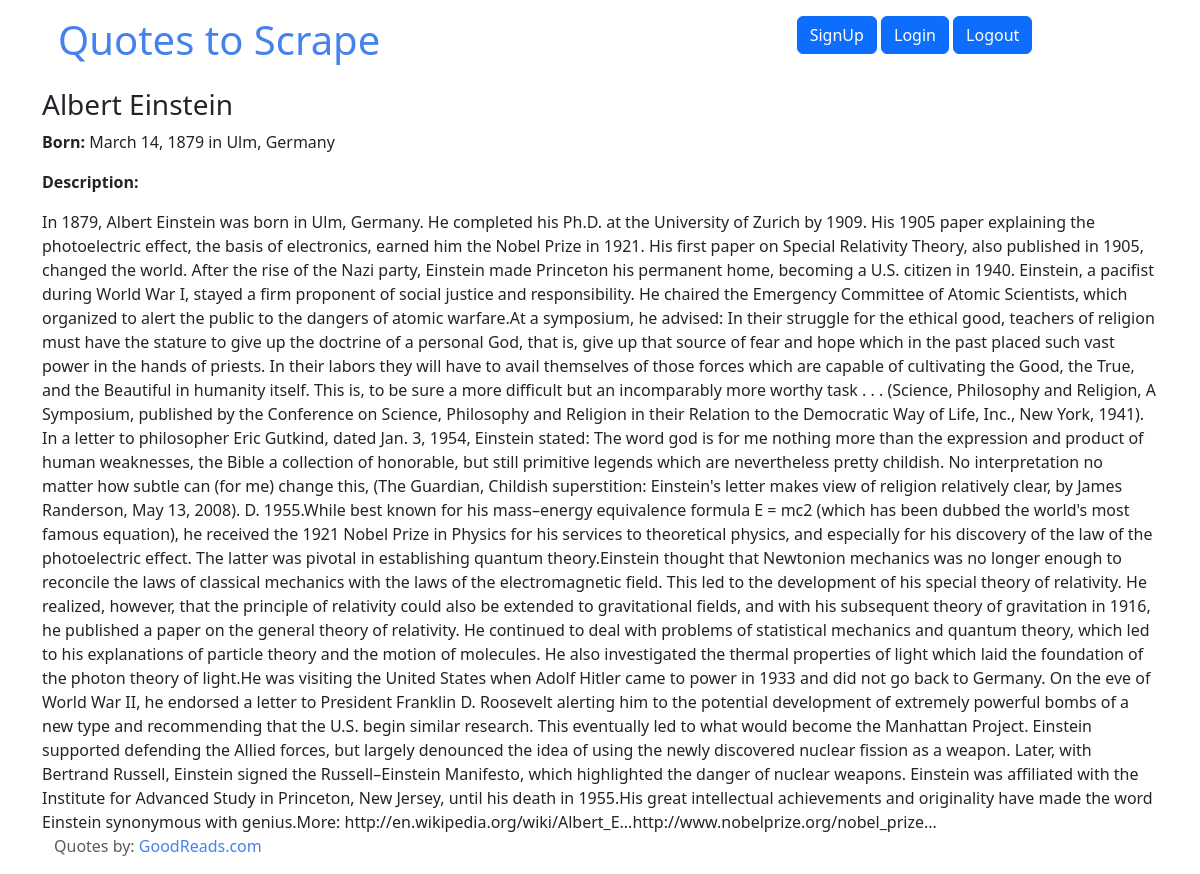
The app's page /author/albert-einstein/ with its own data.
### quotes/models.py (models this page shows, shortened)
class Author(models.Model):
    fullname = models.CharField(max_length=150)
    born_date = models.CharField(max_length=10)
    born_location = models.CharField(max_length=150)
    description = models.TextField()
    created_at = models.DateTimeField(auto_now_add=True)
    slug = models.SlugField(max_length=50, blank=True)

### quotes/views.py (the view)
# urls.py: path("author/<slug:author_slug>/", views.author_page, name="author_page"),
def author_page(request, author_slug):
    author = Author.objects.get(slug=author_slug)
    top_tags = get_top_tags()
    return render(
        request,
        "quotes/author_page.html",
        context={"author": author, "top_tags": top_tags},
    )

### quotes/views.py (called while the page is built)
def get_top_tags():
    top_tags = Tag.objects.annotate(num_quotes=Count("quote")).order_by("-num_quotes")[
        :10
    ]
    top_tags = [(tag, 2 * tag.num_quotes) for tag in top_tags]
    return top_tags

### quotes/templates/quotes/author_page.html
{% extends 'quotes/base.html' %} {% block content %}
<div class="author-details">
  <h3 class="author-title">{{ author.fullname }}</h3>
  <p>
    <strong>Born:</strong>
    <span class="author-born-date">{{ author.born_date }}</span>
    <span class="author-born-location">{{ author.born_location }}</span>
  </p>
  <p><strong>Description:</strong></p>
  <div class="author-description">{{ author.description }}</div>
</div>
<footer class="footer">
  <div class="container">
    <p class="text-muted">
      Quotes by: <a href="https://www.goodreads.com/quotes">GoodReads.com</a>
    </p>
  </div>
</footer>
{% endblock %}

### quotes/static/quotes/styles.css (style rules this page uses)
a { color: #4582ec; text-decoration: none; cursor: pointer; }

### records on screen
Author: fullname "Albert Einstein", born_date "March 14, 1879", born_location "in Ulm, Germany", description "In 1879, Albert Einstein was born in Ulm, Germany. He completed his Ph.D. at the University of Zurich by 1909. His 1905 paper explaining the photoelectric effect, the basis of electronics, earned him the Nobel Prize in 1921. His first paper on Special Relativity Theory, also published in 1905, changed the world. After the rise of the Nazi party, Einstein made Princeton his permanent home, becoming a U.S. citizen in 1940. Einstein, a pacifist during World War I, stayed a firm proponent of social justice and responsibility. He chaired the Emergency Committee of Atomic Scientists, which organized to alert the public to the dangers of atomic warfare.At a symposium, he advised: In their struggle…"
